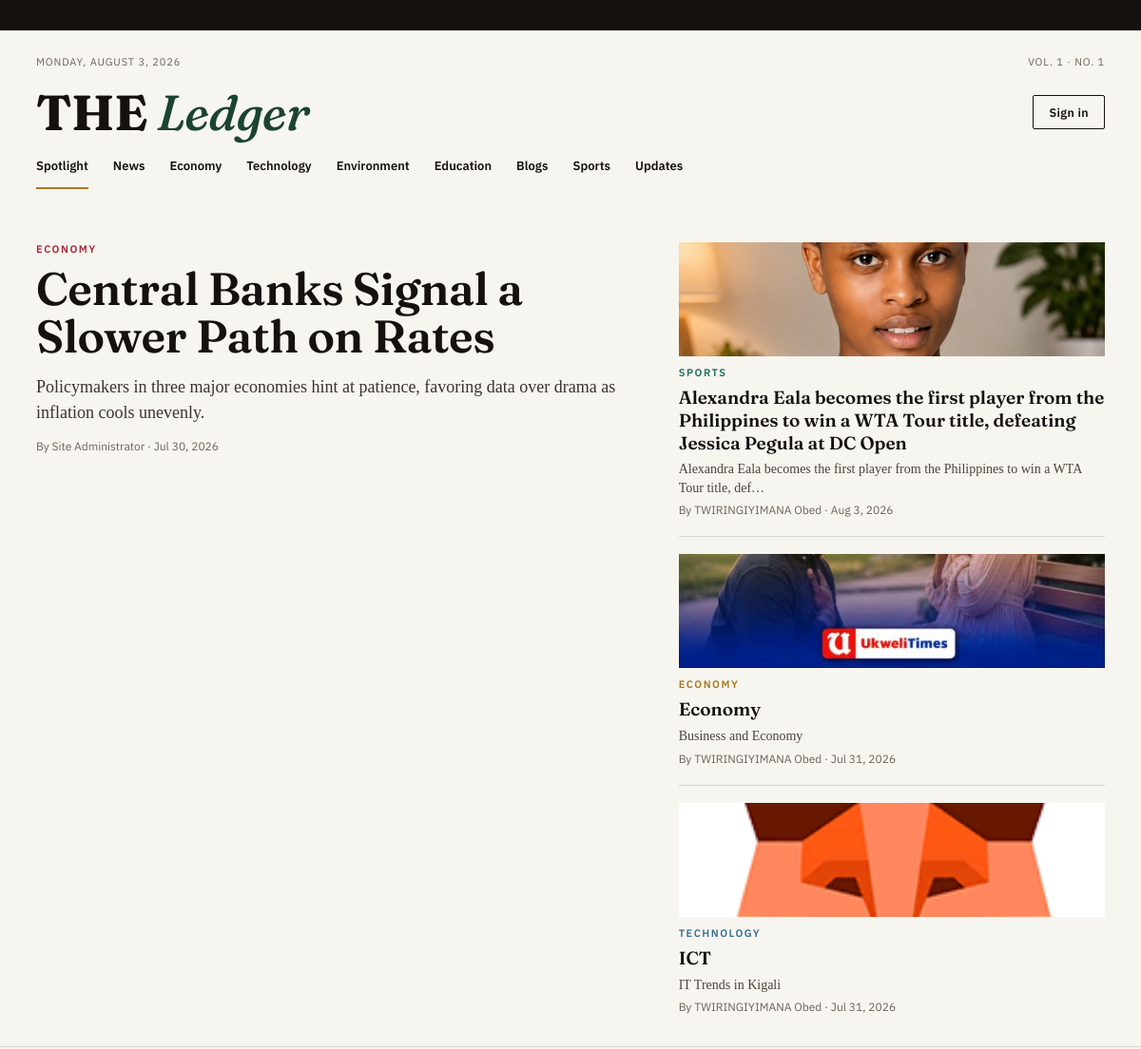
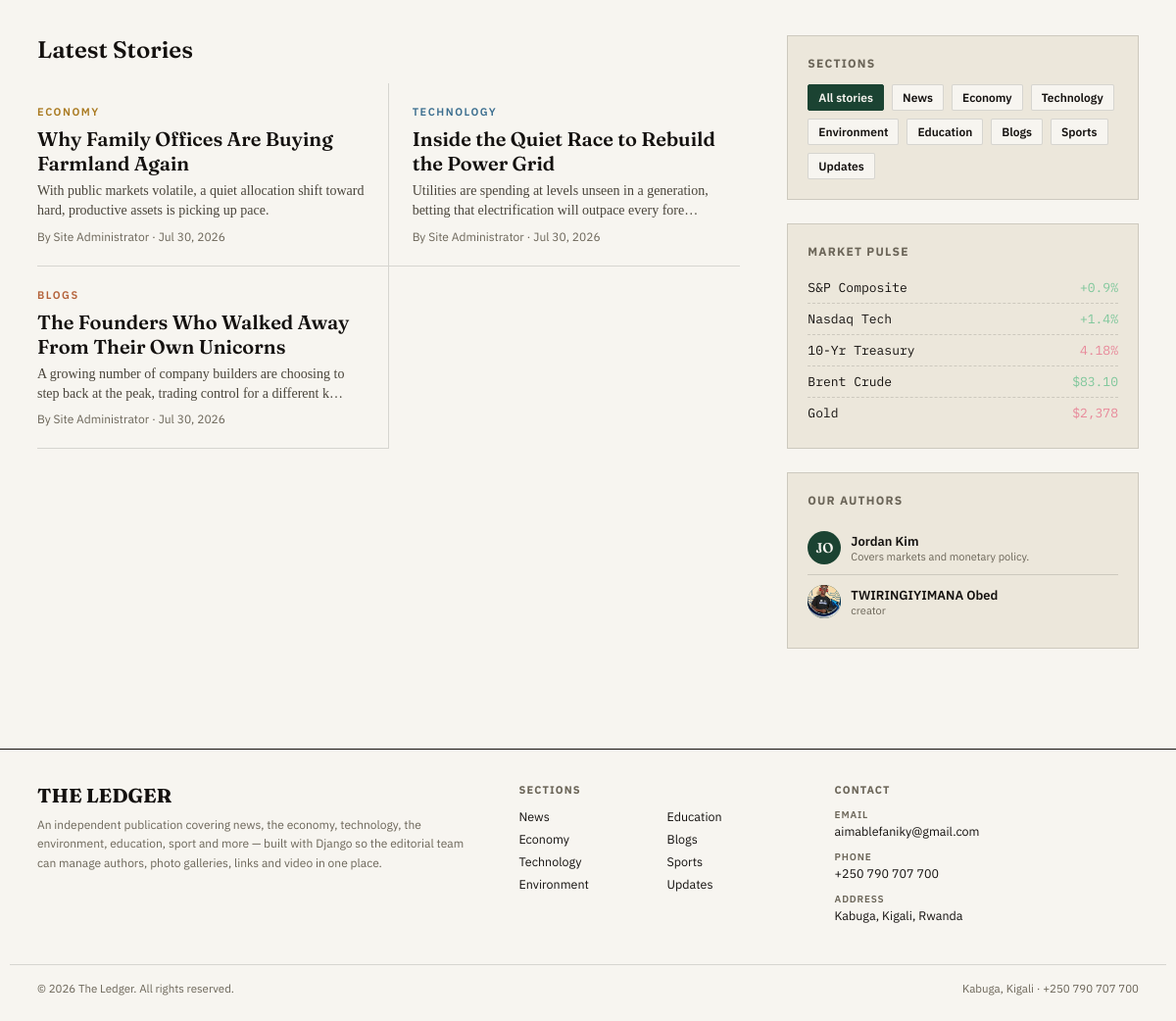
The page / on the database its author committed (2 pictures, top to bottom).
### news/models.py (models this page shows, shortened)
class Article(models.Model):
    CATEGORY_CHOICES = [
        ("News", "News"),
        ("Economy", "Economy"),
        ("Technology", "Technology"),
        ("Environment", "Environment"),
        ("Education", "Education"),
        ("Blogs", "Blogs"),
        ("Sports", "Sports"),
        ("Updates", "Updates"),
    ]
    title = models.CharField(max_length=200)
    slug = models.SlugField(max_length=220, unique=True, blank=True)
    dek = models.CharField(max_length=300, help_text="One-sentence summary shown on listings.")
    body = models.TextField(
        help_text=(
            "Leave a blank line between paragraphs. Paste a web address to link it, "
            "or write [words to link](https://example.com) to link a phrase. "
            "A YouTube address on a line of its own becomes a playable video."
        )
    )
    category = models.CharField(max_length=20, choices=CATEGORY_CHOICES, default="News")
    author = models.ForeignKey(settings.AUTH_USER_MODEL, on_delete=models.CASCADE, related_name="articles")
    allow_links = models.BooleanField(
        default=True,
        verbose_name="Make links in the story clickable",
        help_text="Turn off to show web addresses as plain text.",
    )
    embed_videos = models.BooleanField(
        default=True,
        verbose_name="Play YouTube links as videos",
        help_text="Turn off to show YouTube addresses as ordinary links instead of a player.",
    )
    featured = models.BooleanField(default=False)
    created_at = models.DateTimeField(default=timezone.now)
    class Meta:
        ordering = ["-created_at"]
    def get_absolute_url(self):
        return reverse("news:article_detail", args=[self.slug])
    @property
    def photo_list(self):
        if not hasattr(self, "_photo_list_cache"):
            self._photo_list_cache = list(self.photos.all())
        return self._photo_list_cache
    @property
    def main_photo(self):
        photos = self.photo_list
        for photo in photos:
            if photo.is_main:
                return photo
        return photos[0] if photos else None

class ArticlePhoto(models.Model):
    article = models.ForeignKey(Article, on_delete=models.CASCADE, related_name="photos")
    image = models.ImageField(upload_to="articles/%Y/%m/")
    caption = models.CharField(max_length=200, blank=True)
    is_main = models.BooleanField(
        default=False, help_text="The spotlight image shown on the front page."
    )
    position = models.PositiveIntegerField(default=0)
    uploaded_at = models.DateTimeField(default=timezone.now)
    class Meta:
        ordering = ["-is_main", "position", "id"]

### accounts/models.py (models this page shows, shortened)
class Profile(models.Model):
    ROLE_CHOICES = [
        ("admin", "Administrator"),
        ("author", "Author"),
    ]
    user = models.OneToOneField(
        settings.AUTH_USER_MODEL, on_delete=models.CASCADE, related_name="profile"
    )
    role = models.CharField(max_length=10, choices=ROLE_CHOICES, default="author")
    bio = models.TextField(blank=True, help_text="One or two sentences shown on the author's byline.")
    avatar = models.ImageField(upload_to="avatars/", blank=True, null=True)
    class Meta:
        ordering = ["user__first_name", "user__username"]
    @property
    def display_name(self):
        return self.user.get_full_name() or self.user.username

### news/views.py (the view)
# urls.py: path("", views.home, name="home"),
def home(request):
    category = request.GET.get("category")
    articles = published_articles()
    if category in CATEGORIES:
        articles = articles.filter(category=category)
    featured = articles.filter(featured=True).first() or articles.first()
    rest = list(articles.exclude(pk=featured.pk)) if featured else []
    context = {
        "featured": featured,
        "side_stories": rest[:3],
        "grid_stories": rest[3:9],
        "categories": CATEGORIES,
        "active_category": category if category in CATEGORIES else "All",
        "authors": Profile.objects.select_related("user").filter(role="author"),
    }
    return render(request, "news/home.html", context)

### news/context_processors.py (called while the page is built)
def navigation(request):
    return {"nav_categories": [choice[0] for choice in Article.CATEGORY_CHOICES]}

### news/views.py (called while the page is built)
def published_articles():
    return Article.objects.select_related("author", "author__profile").prefetch_related("photos")

### templates/news/home.html (shortened to what this page needs)
{% extends "base.html" %}
{% load static %}
{% block content %}
{% if not featured %}
  <div class="wrap"><div class="empty-note">
    No stories in {{ active_category }} yet.
    {% if user.is_authenticated %}<a href="{% url 'news:author_dashboard' %}">Publish one from your dashboard</a>.{% else %}<a href="{% url 'accounts:login' %}">Sign in</a> as an author to publish one.{% endif %}
  </div></div>
{% else %}
<section class="hero"><div class="wrap hero-grid">
  <div>
    {% with photo=featured.main_photo %}
    <a class="story-tease hero-tease" href="{{ featured.get_absolute_url }}">
      <div class="eyebrow hero-eyebrow">{{ featured.category }}</div>
      <h1>{{ featured.title }}</h1>
      <div class="dek">{{ featured.dek }}</div>
    </a>
    {% endwith %}
    <div class="byline">By {{ featured.author.profile.display_name|default:featured.author.username }} · {{ featured.created_at|date:"M j, Y" }}</div>
  </div>
  <div class="hero-side">
    {% for s in side_stories %}
      <div class="story">
        <a class="story-tease" href="{{ s.get_absolute_url }}">
          {% with photo=s.main_photo %}
            {% if photo %}<div class="thumb"><img src="{{ photo.image.url }}" alt="{{ photo.caption|default:s.title }}"></div>{% endif %}
          {% endwith %}
          <div class="eyebrow cat-{{ s.category }}">{{ s.category }}</div>
          <h3>{{ s.title }}</h3>
          <div class="dek-sm">{{ s.dek|truncatechars:90 }}</div>
        </a>
        <div class="byline">By {{ s.author.profile.display_name|default:s.author.username }} · {{ s.created_at|date:"M j, Y" }}</div>
      </div>
    {% endfor %}
  </div>
</div></section>
<section class="section wrap">
  <div class="content-cols">
    <div>
      <div class="section-head">
        <div class="section-title">Latest Stories</div>
      </div>
      {% if grid_stories %}
      <div class="article-grid">
        {% for s in grid_stories %}
          <div class="card">
            <a class="story-tease" href="{{ s.get_absolute_url }}">
              <div class="eyebrow cat-{{ s.category }}">{{ s.category }}</div>
              <h3>{{ s.title }}</h3>
              <div class="dek-sm">{{ s.dek|truncatechars:110 }}</div>
            </a>
            <div class="byline">By {{ s.author.profile.display_name|default:s.author.username }} · {{ s.created_at|date:"M j, Y" }}</div>
          </div>
        {% endfor %}
      </div>
      {% else %}
        <div class="empty-note">More stories will appear here as authors publish.</div>
      {% endif %}
    </div>
    <div>
      <div class="widget">
        <h4>Sections</h4>
        <div class="section-links">
          <a href="{% url 'news:home' %}" class="{% if active_category == 'All' %}active{% endif %}">All stories</a>
          {% for c in categories %}
            <a href="{% url 'news:home' %}?category={{ c }}" class="{% if active_category == c %}active{% endif %}">{{ c }}</a>
          {% endfor %}
        </div>
      </div>
      <div class="widget">
        <h4>Market Pulse</h4>
        <div class="pulse-row"><span>S&amp;P Composite</span><span class="up">+0.9%</span></div>
        <div class="pulse-row"><span>Nasdaq Tech</span><span class="up">+1.4%</span></div>
        <div class="pulse-row"><span>10-Yr Treasury</span><span class="down">4.18%</span></div>
        <div class="pulse-row"><span>Brent Crude</span><span class="up">$83.10</span></div>
        <div class="pulse-row"><span>Gold</span><span class="down">$2,378</span></div>
      </div>
      <div class="widget">
        <h4>Our Authors</h4>
        {% for a in authors %}
          <div class="author-item">
            <div class="avatar">
              {% if a.avatar %}<img src="{{ a.avatar.url }}" alt="{{ a.display_name }}">{% else %}{{ a.display_name|slice:":2"|upper }}{% endif %}
            </div>
            <div><div class="an">{{ a.display_name }}</div><div class="ar">{{ a.bio|default:"Contributing author" }}</div></div>
          </div>
        {% empty %}
          <div class="ar" style="font-family:'IBM Plex Sans',sans-serif;">No author accounts yet — the administrator can create one from the dashboard.</div>
        {% endfor %}
      </div>
    </div>
  </div>
</section>
{% endif %}
{% endblock %}

### static/css/style.css (style rules this page uses)
:root { --ink:#14110F; --paper:#F7F5F0; --paper-dim:#ECE7DB; --paper-line:rgba(20,17,15,0.14); --green:#1B4332; --gold:#A9791F; --crimson:#A62639; --muted:#6b6558; --max:1180px; }
* { box-sizing:border-box; }
body { margin:0;background:var(--paper);color:var(--ink);font-family:'Source Serif 4',Georgia,serif;-webkit-font-smoothing:antialiased; }
img { max-width:100%; }
a { color:inherit;text-decoration:none; }
.wrap { max-width:var(--max);margin:0 auto;padding:0 28px; }
.eyebrow { font-family:'IBM Plex Sans',sans-serif;font-size:11px;letter-spacing:.14em;text-transform:uppercase;font-weight:600; }
.up { color:#7FC79B; }
.down { color:#E8899A; }
.byline { font-family:'IBM Plex Sans',sans-serif;font-size:12px;color:var(--muted); }
.hero { padding:38px 0 34px;border-bottom:1px solid var(--paper-line); }
.hero-grid { display:grid;grid-template-columns:1.4fr 1fr;gap:48px; }
.hero-eyebrow { color:var(--crimson); }
.hero h1 { font-family:'Fraunces',serif;font-weight:600;font-size:clamp(30px,4vw,48px);line-height:1.05;margin:10px 0 14px;letter-spacing:-.01em; }
.hero .dek { font-size:18px;line-height:1.5;color:#3a352d;margin-bottom:14px; }
.hero-side { display:flex;flex-direction:column;gap:20px; }
.hero-side .story+.story { padding-top:18px;border-top:1px solid var(--paper-line); }
.story h3 { font-family:'Fraunces',serif;font-weight:600;font-size:19px;line-height:1.25;margin:8px 0 6px; }
.story .dek-sm { font-size:14px;color:#4a453b;line-height:1.4;margin-bottom:6px; }
.section { padding-top:38px;padding-bottom:38px; }
.section-head { display:flex;justify-content:space-between;align-items:baseline;margin-bottom:20px;flex-wrap:wrap;gap:10px; }
.section-title { font-family:'Fraunces',serif;font-weight:600;font-size:24px; }
.content-cols { display:grid;grid-template-columns:2fr 1fr;gap:48px;align-items:start; }
.article-grid { display:grid;grid-template-columns:1fr 1fr;gap:0; }
.card { padding:22px 0;border-bottom:1px solid var(--paper-line); }
.article-grid .card:nth-child(odd) { padding-right:24px;border-right:1px solid var(--paper-line); }
.article-grid .card:nth-child(even) { padding-left:24px; }
.card h3 { font-family:'Fraunces',serif;font-size:20px;font-weight:600;margin:8px 0 6px;line-height:1.25; }
.card .dek-sm { font-size:14px;color:#4a453b;line-height:1.45;margin-bottom:8px; }
.cat-Economy { color:var(--gold); }
.cat-Technology { color:#3B6E8F; }
.cat-Blogs { color:#B4623A; }
.cat-Sports { color:#1F6F5C; }
.story-tease { display:block;color:inherit; }
.story-tease h1,.story-tease h3 { transition:color .15s; }
.story-tease img { transition:opacity .15s; }
.story-tease .thumb { margin-bottom:10px;overflow:hidden;background:var(--paper-dim); }
.story-tease .thumb img { width:100%;height:120px;object-fit:cover;display:block; }
.section-links { display:flex;flex-wrap:wrap;gap:8px; }
.section-links a { font-family:'IBM Plex Sans',sans-serif;font-size:12px;font-weight:600; border:1px solid var(--paper-line);padding:5px 10px;border-radius:2px;background:var(--paper); }
.section-links a.active { background:var(--green);border-color:var(--green);color:var(--paper); }
.widget { border:1px solid var(--paper-line);padding:20px;margin-bottom:24px;background:var(--paper-dim); }
.widget h4 { font-family:'IBM Plex Sans',sans-serif;font-size:12px;letter-spacing:.1em;text-transform:uppercase;font-weight:700;margin:0 0 14px;color:var(--muted); }
.pulse-row { display:flex;justify-content:space-between;font-family:'IBM Plex Mono',monospace;font-size:13px;padding:7px 0;border-bottom:1px dashed var(--paper-line); }
.pulse-row:last-child { border-bottom:none; }
.author-item { display:flex;gap:10px;align-items:center;padding:10px 0;border-bottom:1px solid var(--paper-line); }
.author-item:last-child { border-bottom:none; }
.avatar { width:34px;height:34px;border-radius:50%;background:var(--green);color:var(--paper);display:flex;align-items:center;justify-content:center;font-family:'Fraunces',serif;font-weight:600;font-size:14px;flex-shrink:0;overflow:hidden; }
.avatar img { width:100%;height:100%;object-fit:cover; }
.author-item .an { font-family:'IBM Plex Sans',sans-serif;font-size:13px;font-weight:600; }
.author-item .ar { font-size:11px;color:var(--muted);font-family:'IBM Plex Sans',sans-serif; }
.hero-grid>*,.content-cols>*,.dash-grid>*,.footer-grid>*,.panel { min-width:0; }

### rows shown on the page
Article: category "ECONOMY", title "Central Banks Signal a Slower Path on Rates", dek "Policymakers in three major economies hint at patience, favoring data over drama as inflation cools unevenly.", author.profile.display_name "Site Administrator", created_at "Jul 30, 2026"
Article: main_photo.image (picture), category "SPORTS", title "Alexandra Eala becomes the first player from the Philippines to win a WTA Tour title, defeating Jessica Pegula at DC Open", dek "Alexandra Eala becomes the first player from the Philippines to win a WTA Tour title, def…", author.profile.display_name "TWIRINGIYIMANA Obed", created_at "Aug 3, 2026"
Article: main_photo.image (picture), category "ECONOMY", title "Economy", dek "Business and Economy", author.profile.display_name "TWIRINGIYIMANA Obed", created_at "Jul 31, 2026"
Article: main_photo.image (picture), category "TECHNOLOGY", title "ICT", dek "IT Trends in Kigali", author.profile.display_name "TWIRINGIYIMANA Obed", created_at "Jul 31, 2026"
Article: category "ECONOMY", title "Why Family Offices Are Buying Farmland Again", dek "With public markets volatile, a quiet allocation shift toward hard, productive assets is picking up pace.", author.profile.display_name "Site Administrator", created_at "Jul 30, 2026"
Article: category "TECHNOLOGY", title "Inside the Quiet Race to Rebuild the Power Grid", dek "Utilities are spending at levels unseen in a generation, betting that electrification will outpace every fore…", author.profile.display_name "Site Administrator", created_at "Jul 30, 2026"
Article: category "BLOGS", title "The Founders Who Walked Away From Their Own Unicorns", dek "A growing number of company builders are choosing to step back at the peak, trading control for a different k…", author.profile.display_name "Site Administrator", created_at "Jul 30, 2026"
Profile: display_name "JO", display_name "Jordan Kim", bio "Covers markets and monetary policy."
Profile: avatar (picture), display_name "TWIRINGIYIMANA Obed", bio "creator"

### other values the page prints
{{ c }} "News" "Economy" "Technology" "Environment" "Education" "Blogs" "Sports" "Updates"
